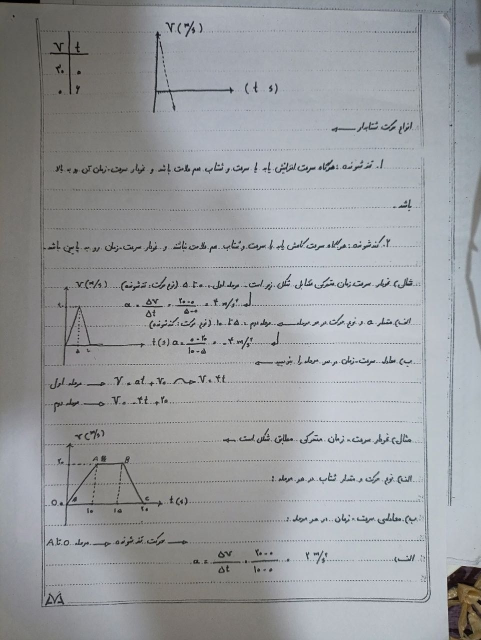
#> input picture test1_normal.jpg, 961 x 1280 px (shown at 1/2 size)
$ python -i deskew.py   (imports and definitions only)
#> lines starting #> are read from the running program, lines starting #| are printed output that depends on the picture
"""
Skew detection and correction for document images.

Two methods:
- 'hough'      : Fast Hough-line based angle estimation.
- 'projection' : Projection-profile variance search. Slower but more robust
                 for heavily skewed pages with few long straight lines.
- 'auto'       : Hough first; if the result looks uncertain, confirm with
                 a narrow projection search around the Hough estimate.
"""

import cv2
import numpy as np


# ── helpers ──────────────────────────────────────────────────────────────────

# [4 lines left out: function _otsu_binary, not called in this run]


def _rotate(gray: np.ndarray, angle: float, bg_color: int = 255) -> np.ndarray:
    """Rotate image, expanding canvas so no content is clipped."""
    h, w = gray.shape
    cx, cy = w / 2.0, h / 2.0
    M = cv2.getRotationMatrix2D((cx, cy), angle, 1.0)

    cos_a = abs(M[0, 0])
    sin_a = abs(M[0, 1])
    new_w = int(h * sin_a + w * cos_a)
    new_h = int(h * cos_a + w * sin_a)

    M[0, 2] += (new_w - w) / 2.0
    M[1, 2] += (new_h - h) / 2.0

    return cv2.warpAffine(gray, M, (new_w, new_h),
                          flags=cv2.INTER_CUBIC,
                          borderMode=cv2.BORDER_CONSTANT,
                          borderValue=bg_color)


# ── methods ───────────────────────────────────────────────────────────────────

def _hough_angle(gray: np.ndarray, max_angle: float) -> tuple:
    """
    Returns (angle_degrees, confidence 0-1).
    confidence is based on how many lines agreed on the angle.
    """
    h, w = gray.shape
    min_dim = min(h, w)

    edges = cv2.Canny(gray, 50, 150, apertureSize=3)
    lines = cv2.HoughLinesP(
        edges, 1, np.pi / 360,
        threshold=max(30, min_dim // 30),
        minLineLength=min_dim // 8,
        maxLineGap=min_dim // 20,
    )

    if lines is None or len(lines) < 3:
        return 0.0, 0.0

    angles = []
    for line in lines:
        x1, y1, x2, y2 = line[0]
        if abs(x2 - x1) < 3:
            continue
        a = float(np.degrees(np.arctan2(y2 - y1, x2 - x1)))
        if a > 45:
            a -= 90
        elif a < -45:
            a += 90
        if abs(a) <= max_angle:
            angles.append(a)

    if len(angles) < 3:
        return 0.0, 0.0

    angle = float(np.median(angles))
    # Confidence: fraction of angles within 5° of median
    close = sum(1 for a in angles if abs(a - angle) < 5.0)
    confidence = close / len(angles)
    return angle, confidence


# [37 lines left out: function _projection_angle, not called in this run]


# ── public API ────────────────────────────────────────────────────────────────

def deskew(gray: np.ndarray,
           method: str = 'auto',
           max_angle: float = 45.0,
           angle_step: float = 0.5) -> tuple:
    """
    Correct skew in a grayscale document image.

    Returns
    -------
    (deskewed_image, corrected_angle_degrees)
    corrected_angle is the angle that was applied (positive = counter-clockwise).
    """
    # Estimate background color for padding
    bg_color = int(np.percentile(gray, 95))

    if method == 'hough':
        angle, _ = _hough_angle(gray, max_angle)

    elif method == 'projection':
        angle = _projection_angle(gray, 0.0, max_angle, angle_step)

    else:  # 'auto'
        hough_angle, confidence = _hough_angle(gray, max_angle)

        if confidence >= 0.6 and abs(hough_angle) >= 0.3:
            # High-confidence Hough result — use it directly
            angle = hough_angle
        elif abs(hough_angle) >= 0.3:
            # Low confidence: verify with projection in a narrow window
            search_range = min(10.0, max_angle)
            angle = _projection_angle(gray, hough_angle, search_range, angle_step)
        else:
            # Hough found ~0° — do a broad projection sweep to confirm
            angle = _projection_angle(gray, 0.0, max_angle, angle_step)

    if abs(angle) < 0.3:
        return gray.copy(), 0.0

    deskewed = _rotate(gray, angle, bg_color)
    return deskewed, angle

>>> import cv2
>>> picture = cv2.imread('../test1_normal.jpg', cv2.IMREAD_GRAYSCALE)
#> picture: shape (1280, 961); min 0, max 250, mean 155.2
>>> result = deskew(picture)
#> in deskew, `bg_color = int(np.percentile(gray, 95))`: bg_color = 197
#> in _hough_angle, `edges = cv2.Canny(gray, 50, 150, apertureSize=3)`:
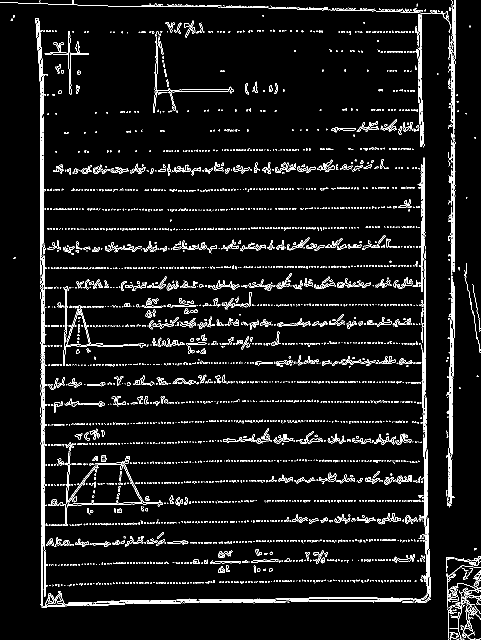
#> edges: shape (1280, 961) (shown at 1/2 size); 5.3% white in thin lines or dots
#> in _hough_angle, `lines = cv2.HoughLinesP( edges, 1, np.pi / 360, threshold=max(30, min_..`: lines = 433 rows, first 6: [840, 20, 843, 363], [87, 564, 87, 148], [842, 478, 854, 1202], [902, 1010, 906, 602], [848, 713, 856, 1201], [84, 1068, 84, 478]
#> the loop in _hough_angle, `for line in lines:` made 433 passes
#> (x1, y1, x2, y2, a) on passes 1, 3, 4, 5, 8, 9, 11, 12, 13, 14, 15, 16: (840, 20, 843, 363, -0.501), (842, 478, 854, 1202, -0.95), (902, 1010, 906, 602, 0.562), (848, 713, 856, 1201, -0.939), (85, 379, 90, 970, -0.485), (223, 1201, 960, 1195, -0.466), (843, 664, 850, 1095, -0.93), (81, 500, 850, 494, -0.447), (315, 1203, 615, 1203, 0), (842, 87, 850, 601, -0.892), (547, 1202, 755, 1202, 0), (83, 1131, 222, 1128, -1.24)
#> (x1, y1, x2, y2) on passes 2, 6, 7, 10, 18, 21: (87, 564, 87, 148), (84, 1068, 84, 478), (82, 1068, 82, 261), (902, 911, 902, 16), (909, 638, 909, 68), (900, 252, 900, 20)
#> after the loop in _hough_angle, `for line in lines:`: angles = 380 values, max 39.92 at index 200, min -26.11 at index 251, mean 0.0227
#> in _hough_angle, `angle = float(np.median(angles))`: angle = -0.456
#> in _hough_angle, `close = sum(1 for a in angles if abs(a - angle) < 5.0)`: close = 351
#> in _hough_angle, `confidence = close / len(angles)`: confidence = 0.924
#> in deskew, `hough_angle, confidence = _hough_angle(gray, max_angle)`: hough_angle = -0.456; confidence = 0.924
#> in deskew, `angle = hough_angle`: angle = -0.456
#> in _rotate, `M = cv2.getRotationMatrix2D((cx, cy), angle, 1.0)`: M = [[1, -0.00796, 5.11], [0.00796, 1, -3.81]]
#> in _rotate, `cos_a = abs(M[0, 0])`: cos_a = 1
#> in _rotate, `sin_a = abs(M[0, 1])`: sin_a = 0.00796
#> in _rotate, `new_w = int(h * sin_a + w * cos_a)`: new_w = 971
#> in _rotate, `new_h = int(h * cos_a + w * sin_a)`: new_h = 1287
#> in _rotate, `return cv2.warpAffine(gray, M, (new_w, new_h), flags=cv2.INTER_CUBIC, ..`:
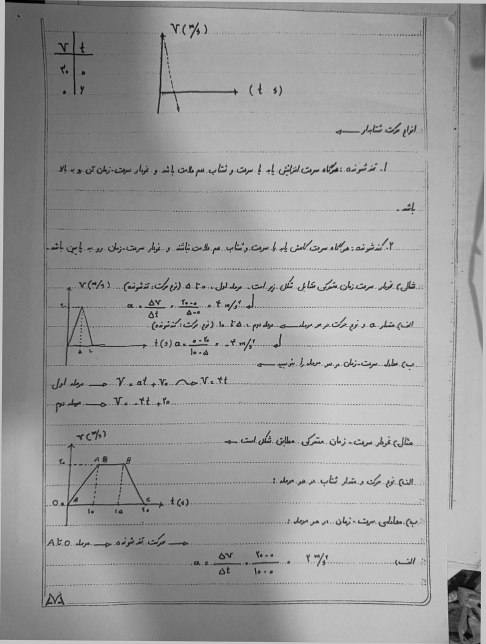
#> returned value: shape (1287, 971) (shown at 1/2 size); min 0, max 237, mean 155.8
